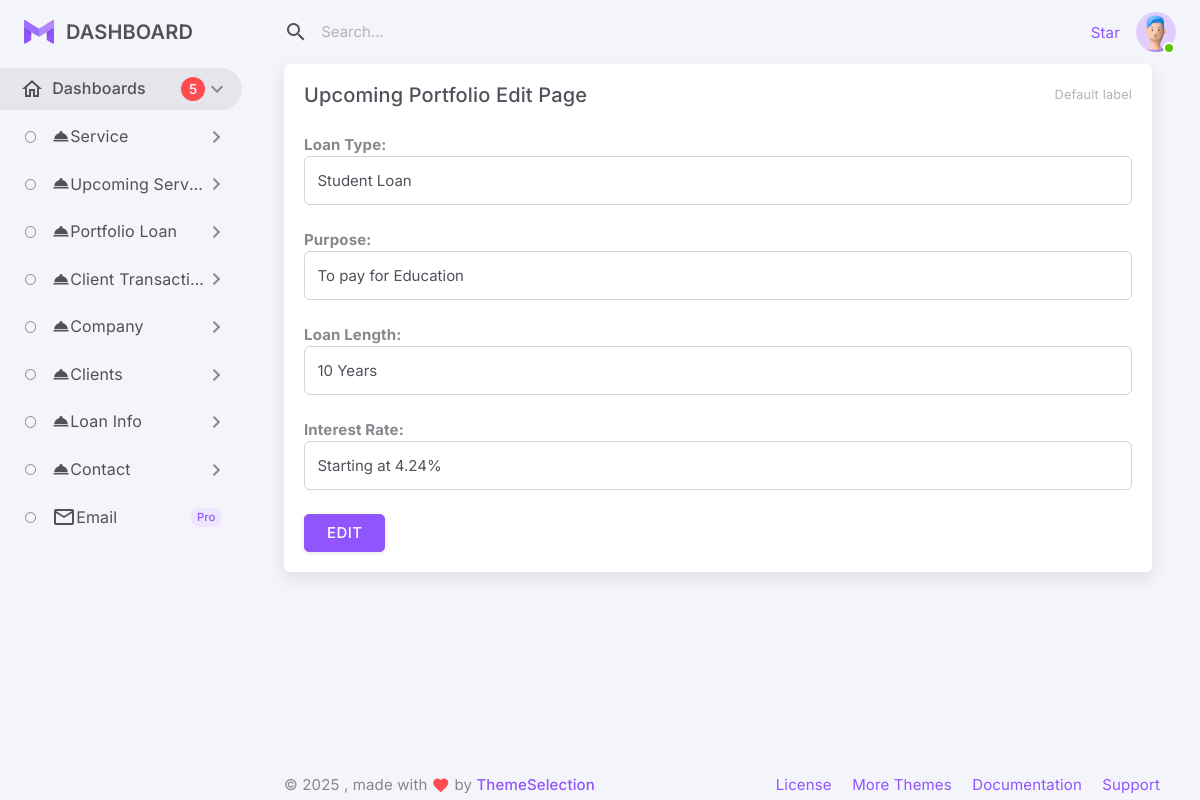
The page /Admin/upcoming_portfolio_edit.php?nid=1 (signed in) on the database its author committed.
### tables this page shows
CREATE TABLE `upcoming_portfolio` (
  `id` int(11) NOT NULL,
  `loan_type` varchar(50) NOT NULL,
  `purpose` varchar(100) NOT NULL,
  `loan_length` varchar(50) NOT NULL,
  `interest_rate` varchar(50) NOT NULL
);

### Admin/upcoming_portfolio_edit.php (the view, shortened to what this page needs)
<?php
include_once("hakiconfig.php");
$Found = $_GET['nid'];
   $Akainu = $Haki->query("SELECT * FROM  upcoming_portfolio WHERE id ='$Found' ");
    $Brook = $Akainu->fetch_object();
?>
<!DOCTYPE html>
<html
  lang="en"
  class="light-style layout-menu-fixed layout-compact"
  dir="ltr"
  data-theme="theme-default"
  data-assets-path="assets/"
  data-template="vertical-menu-template-free">
  <head>
    <link rel="stylesheet" href="assets/vendor/fonts/materialdesignicons.css" />
    <link rel="stylesheet" href="assets/vendor/libs/node-waves/node-waves.css" />
    <link rel="stylesheet" href="assets/vendor/css/core.css" class="template-customizer-core-css" />
    <link rel="stylesheet" href="assets/vendor/css/theme-default.css" class="template-customizer-theme-css" />
    <link rel="stylesheet" href="assets/css/demo.css" />
    <link rel="stylesheet" href="assets/vendor/libs/perfect-scrollbar/perfect-scrollbar.css" />
    <link rel="stylesheet" href="assets/vendor/libs/apex-charts/apex-charts.css" />
  </head>
  <body>
    <div class="layout-wrapper layout-content-navbar">
      <div class="layout-container">
        <?php include_once("partials/left_navbar.php") ?>
        <div class="layout-page">
          <nav
            class="layout-navbar container-xxl navbar navbar-expand-xl navbar-detached align-items-center bg-navbar-theme"
            id="layout-navbar">
            <?php include_once("partials/header_search.php") ?>
          </nav>
          <div class="content-wrapper">
            <div class="container-xxl flex-grow-1 container-p-y">
              <div class="row gy-4">
                <div class="row">
                <div class="col-xl">
                  <div class="card mb-4">
                    <div class="card-header d-flex justify-content-between align-items-center">
                      <h5 class="mb-0"> Upcoming Portfolio Edit Page</h5>
                      <small class="text-muted float-end">Default label</small>
                    </div>
                    <div class="card-body">
                      <form action="" method="post">
                     <b>Loan Type: </b> <br>
                        <div class="form-floating form-floating-outline mb-4">
                          <input type="text" class="form-control" name="pname" value="<?php echo $Brook->loan_type ?>" id="basic-default-fullname" placeholder="Service Category" />
                        </div>
                        <b>Purpose: </b> <br>
                        <div class="form-floating form-floating-outline mb-4">
                          <input type="text" class="form-control" name="pcharge" value="<?php echo $Brook->purpose ?>" id="basic-default-company" placeholder="% or Taka" />
                        </div>
                        <b>Loan Length: </b> <br>
                        <div class="form-floating form-floating-outline mb-4">
                          <input type="text" class="form-control" name="papply" value="<?php echo $Brook->loan_length ?>" id="basic-default-company" placeholder="Session or Time" />
                        </div>
                        <b>Interest Rate: </b> <br>
                        <div class="form-floating form-floating-outline mb-4">
                          <input type="text" class="form-control" name="ppapply" value="<?php echo $Brook->interest_rate ?>" id="basic-default-company" placeholder="Session or Time" />
                        </div>
                        <button type="submit" name="update" class="btn btn-primary">EDIT</button>
                      </form>
                    </div>
                  </div>
                </div>
               </div>
              </div>
            </div>
            <?php include_once("partials/footer.php") ?>
          </div>
        </div>
      </div>
    </div>
  </body>
</html>

### rows shown on the page
upcoming_portfolio: pname "Student Loan", pcharge "To pay for Education", papply "10 Years", ppapply "Starting at 4.24%"
